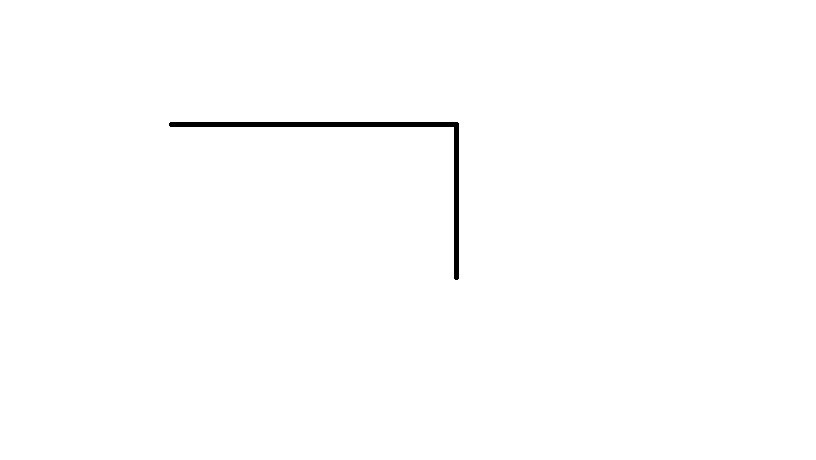
#> input picture 1.jpg, 816 x 460 px
$ python -i get_coords.py   (imports and definitions only)
#> lines starting #> are read from the running program, lines starting #| are printed output that depends on the picture; after the words box and inside, x2 and y2 are one past the last pixel; in counts of white or black regions, pixels touching at a corner belong together
import numpy as np
import cv2 as cv
from typing import List


def getcords(img_name: str, cont=True,) -> List:
    """
    Функция возвращает список контуров
    img_name: string with path to image
    cont: True   Возвращается список контуров
          False  Возвращается ссписок всех координат контуров.
    :return: cords : list of coordinates
    Пример вызова
    cords = getcords('filename.jpg')
    """
#> called with img_name = '1.jpg', cont = True
    # параметры цветового фильтра
    cords = []
    hsv_min = np.array((0, 0, 0), np.uint8)
    hsv_max = np.array((10, 10, 10), np.uint8)

    fn = img_name # путь к файлу с картинкой
    img = cv.imread(fn)
#> img is the input picture: shape (460, 816, 3); min 0, max 255, mean 253.5
    hsv = cv.cvtColor(img, cv.COLOR_BGR2HSV) # меняем цветовую модель с BGR на HSV
#> hsv: shape (460, 816, 3); mean H, S, V 0, 0, 253.5
    thresh = cv.inRange(hsv, hsv_min, hsv_max) # применяем цветовой фильтр
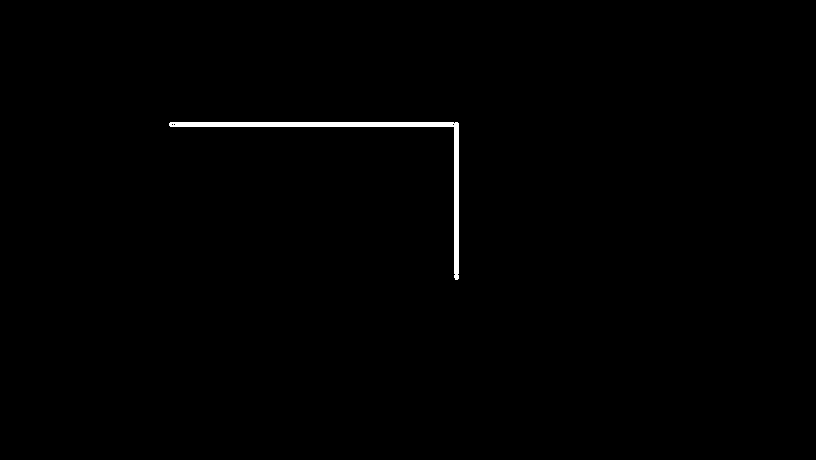
#> thresh: shape (460, 816); 0.59% white; 1 white region
    # ищем контуры и складируем их в переменную contours
    contours, hierarchy = cv.findContours(thresh.copy(), cv.RETR_TREE, cv.CHAIN_APPROX_SIMPLE)
#> contours = 4 contours, 3 with area under 20; largest, box (x1, y1, x2, y2) and area: (169, 122, 459, 280) 1762
    #апроксимация контура

    cnt = contours[0]
#> cnt = contour of 22 points, box (x1, y1, x2, y2) (169, 122, 459, 280), area 1762
    peri = cv.arcLength(cnt, True)
#> peri = 891
    cnt = cv.approxPolyDP(cnt, 0.02 * peri, True)
#> cnt = [[169, 123], [453, 126], [458, 278], [457, 122]]
    if cont:
        #Возвращается контур
        return cnt
    else:
        #Возвращается список кординат контура
        for i_cnt in cnt:
            for point in i_cnt:
                x = int(point[0])
                y = int(point[1])
                cords.append((x, y))
        return cords


def get_delta(filename: str) -> list:
    """

    :param filename: string with path to image:
    :return:
    """

    cords = getcords(filename)
    deltas = []
    #находим ддлину списка с координатами
    length = len(cords)-1

    for num, coord in enumerate(cords):
        if num < length:
            delta_x = cords[num + 1][0] - coord[0]
            delta_y = cords[num + 1][1] - coord[1]
            deltas.append((delta_x, delta_y))
    return deltas


# if __name__ == "__main__":
#  #cords = (getcords('din.png'))
#  #print(cords)
#  print(get_delta('din.png'))

>>> result = getcords('1.jpg')
#> result = [[169, 123], [453, 126], [458, 278], [457, 122]]

$ run again, on 2.jpg
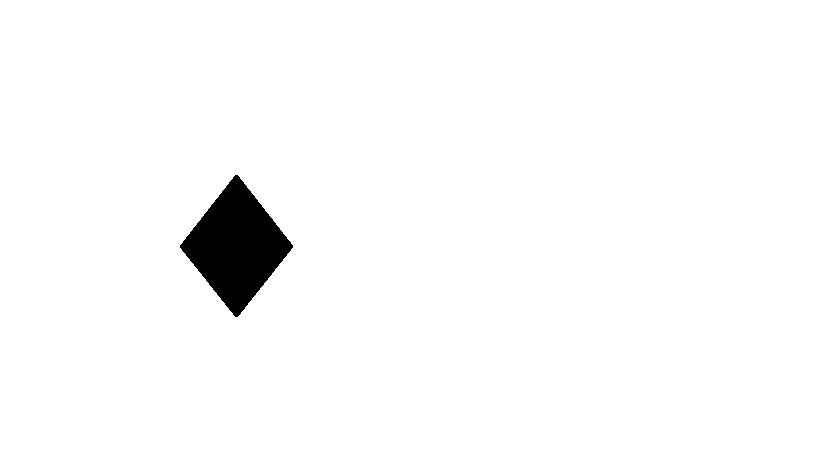
#> input picture 2.jpg, 816 x 460 px
#> in getcords, img is the input picture: shape (460, 816, 3); min 0, max 255, mean 249.4
#> hsv: shape (460, 816, 3); mean H, S, V 0, 0, 249.4
#> in getcords, `thresh = cv.inRange(hsv, hsv_min, hsv_max)`:
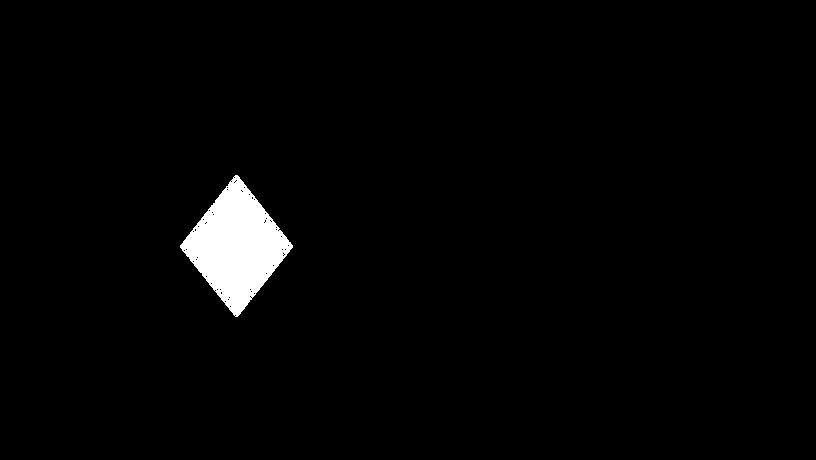
#> thresh: shape (460, 816); 2.2% white; 1 white region
#> contours = 62 contours, 61 with area under 20; largest, box (x1, y1, x2, y2) and area: (180, 175, 293, 317) 8132
#> in getcords, `cnt = contours[0]`: cnt = contour of 145 points, box (x1, y1, x2, y2) (180, 175, 293, 317), area 8132
#> peri = 382.6
#> in getcords, `cnt = cv.approxPolyDP(cnt, 0.02 * peri, True)`: cnt = [[235, 175], [180, 247], [237, 316], [292, 245]]
